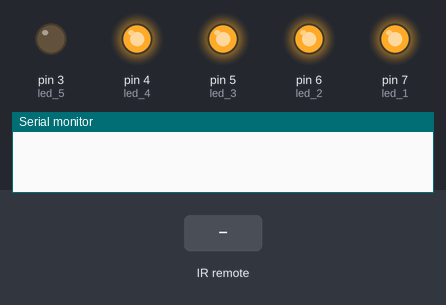
Bench run of a sketch on a simulated Arduino Uno, built with avr-gcc and run on an emulated ATmega328P. Shown: output pins drawn as LEDs (lit = HIGH), the last lines printed to the serial monitor. Dashed ring = blinking. Inputs (shaded band) come from the test bench.

Above: at 1.2 s.
1.3 s: infrared code 0xFF02FD received
At 2.5 s:
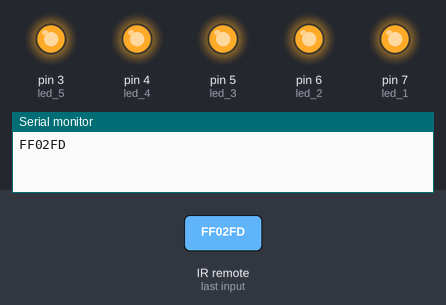
2.8 s: infrared code 0xFF22DD received
At 3.02 s:
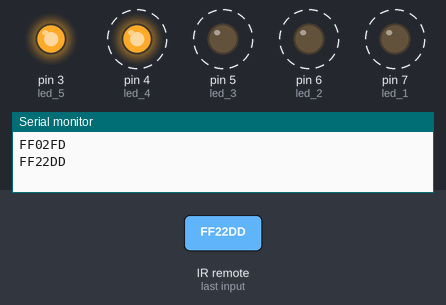
5.8 s: infrared code 0xFF22DD received
At 7.2 s:
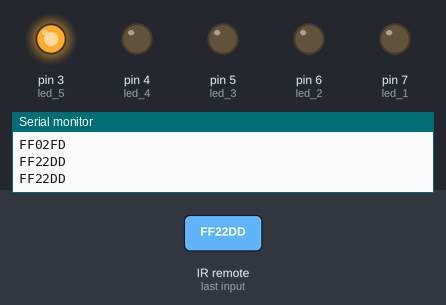
Timing chart, 0 to 8.8 s (numbered marks = the images above; inputs shaded):
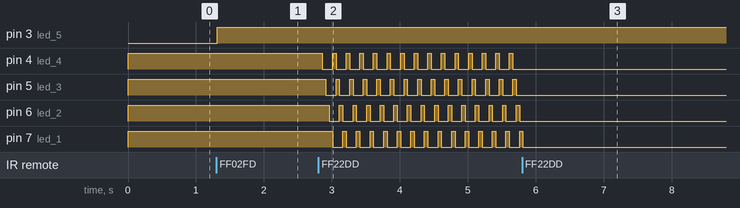

Measured:
- after the input at 1.3 s, pin 3 (led_5): LOW → HIGH at once
- after the input at 2.8 s, pin 4 (led_4): alternates HIGH for 0.05 s and LOW for 0.15 s, starting after 0.06 s; pin 5 (led_3): alternates HIGH for 0.05 s and LOW for 0.15 s, starting after 0.11 s
- after the input at 5.8 s, pin 4 (led_4), pin 5 (led_3), pin 6 (led_2): stops changing and stays LOW; pin 7 (led_1): goes on until 5.8 s, then stays LOW

The sketch:

RemoteControl.ino
```cpp
// From the desk of Lucas

#include <IRremote.h>  // Library IRemote required to read the infrared Control

// Var PINS
int led_1 = 7; // LED green
int led_2 = 6; // LED blue
int led_3 = 5; // LED white
int led_4 = 4; // LED red
int led_5 = 3; // start LED green
int RECV_PIN = 8; // Input Sensor

IRrecv irrecv(RECV_PIN); // criando a instância
decode_results results;
int delay_ms = 250;
int speed_1 = 50;
int speed_2 = 100;
int speed_3 = 150;
int speed_4 = 200;

// Vars to indicate the states of LEDS
bool LED1 = false;
bool LED2 = false;
bool LED3 = false;
bool LED4 = false;
bool LED5 = false;

// var configs
bool arrow_left = false;
bool arrow_right = false;
bool arrow_front = false;
bool arrow_back = false;

// Function begin
void initOutPuts(){
    digitalWrite(led_1, HIGH);
    digitalWrite(led_2, HIGH);
    digitalWrite(led_3, HIGH);
    digitalWrite(led_4, HIGH);
    digitalWrite(led_5, LOW);
  }

// function to make the leds Blinks
void activeRelaysDelays(int speed_led){
     digitalWrite(led_4, HIGH);
     delay(speed_led);
     digitalWrite(led_4, LOW);

     digitalWrite(led_3, HIGH);
     delay(speed_led);
     digitalWrite(led_3, LOW);

     digitalWrite(led_2, HIGH);
     delay(speed_led);
     digitalWrite(led_2, LOW);

     digitalWrite(led_1, HIGH);
     delay(speed_led);
     digitalWrite(led_1, LOW);
  }

void setup() {
  Serial.begin(9600);
  irrecv.enableIRIn();
  pinMode(led_1, OUTPUT);
  pinMode(led_2, OUTPUT);
  pinMode(led_3, OUTPUT);
  pinMode(led_4, OUTPUT);
  pinMode(led_5, OUTPUT);
  initOutPuts();
}

// the loop function runs over and over again forever
void loop() {

  // Begin of code
  results.value = 0;
  if (irrecv.decode(&results))
  {
    Serial.println(results.value, HEX);
    irrecv.resume();
    delay(10);
  }

  // Detecta o botao de ligar o geral
  if(results.value == 0xFF02FD){
    LED5 = !LED5;
    digitalWrite(led_5, LED5);
    }

 // Reset wall pin
  if(LED5 == false){
    initOutPuts();
    arrow_left = false;
    arrow_right = false;
    arrow_front = false;
    arrow_back = false;
    }

  // Begin the program
  if(LED5 == true){

  // set de var to opost value arrow_left
   if(results.value == 0xFF22DD){
      arrow_left = !arrow_left;
      arrow_right = false;
      arrow_front = false;
      arrow_back = false;
    }

   // set de var to opost value seta_diretia
   if(results.value == 0xFFC23D){
      arrow_right = !arrow_right;
      arrow_left = false;
      arrow_front = false;
      arrow_back = false;
    }

   // set de var to opost value arrow_front
   if(results.value == 0xFF629D){
      arrow_front = !arrow_front;
      arrow_back = false;
      arrow_right = false;
      arrow_left = false;
    }

   // set de var to opost value arrow_back
   if(results.value == 0xFFA857){
      arrow_back = !arrow_back;
      arrow_front = false;
      arrow_right = false;
      arrow_left = false;
    }

   if( ( arrow_left == false ) and ( arrow_right == false ) and ( arrow_front == false ) and ( arrow_back == false ) ){
    // case the wall button arre desatvate
        if (results.value == 0xFF30CF)
        {
          LED4 = !LED4;
          digitalWrite(led_4, LED4);
          delay(delay_ms);
        }

        if (results.value == 0xFFB04F)
        {
          LED3 = !LED3;
          digitalWrite(led_3, LED3);
          delay(delay_ms);
        }

        if (results.value == 0xFF9867)
        {
          LED2 = !LED2;
          digitalWrite(led_2, LED2);
          delay(delay_ms);
        }

        if (results.value == 0xFF6897)
        {
          LED1 = !LED1;
          digitalWrite(led_1, LED1);
          delay(delay_ms);
        }
    }

    // begin the piscas pisca
     if( ( arrow_left == true ) and ( arrow_right == false ) and ( arrow_front == false ) and ( arrow_back == false ) )
     {
         activeRelaysDelays(speed_1);
     }

    // begin the piscas pisca
     if( ( arrow_left == false ) and ( arrow_right == true ) and ( arrow_front == false ) and ( arrow_back == false ) )
     {
         activeRelaysDelays(speed_2);
     }

     // begin the piscas pisca
     if( ( arrow_left == false ) and ( arrow_right == false ) and ( arrow_front == true ) and ( arrow_back == false ) )
     {
         activeRelaysDelays(speed_3);
     }

    // begin the piscas piscas
     if( ( arrow_left == false ) and ( arrow_right == false ) and ( arrow_front == false ) and ( arrow_back == true ) )
     {
         activeRelaysDelays(speed_4);
     }


  }
}
```
